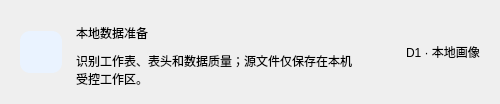
<widget class="QFrame" name="dataMainCard">
<property name="objectName"><string>heroCard</string></property>
<property name="visible"><bool>false</bool></property>
<property name="minimumSize"><size><width>0</width><height>104</height></size></property>
<property name="maximumSize"><size><width>16777215</width><height>118</height></size></property>
<property name="frameShape"><enum>QFrame::Shape::NoFrame</enum></property>
<layout class="QHBoxLayout" name="dataMainLayout">
<property name="spacing"><number>14</number></property>
<property name="leftMargin"><number>20</number></property>
<property name="topMargin"><number>16</number></property>
<property name="rightMargin"><number>20</number></property>
<property name="bottomMargin"><number>16</number></property>
<item><widget class="QLabel" name="dataIcon">
<property name="minimumSize"><size><width>42</width><height>42</height></size></property>
<property name="maximumSize"><size><width>42</width><height>42</height></size></property>
<property name="styleSheet"><string notr="true">background:#EAF3FF;border-radius:10px;padding:8px;</string></property>
<property name="text"><string></string></property>
<property name="pixmap"><pixmap resource="resources.qrc">:/icons/data.svg</pixmap></property>
<property name="scaledContents"><bool>false</bool></property>
<property name="alignment"><set>Qt::AlignmentFlag::AlignCenter</set></property>
</widget></item><item><layout class="QVBoxLayout" name="dataContextLayout">
<property name="spacing"><number>3</number></property>
<property name="leftMargin"><number>0</number></property>
<property name="topMargin"><number>0</number></property>
<property name="rightMargin"><number>0</number></property>
<property name="bottomMargin"><number>0</number></property>
<item><widget class="QLabel" name="dataContextTitle">
<property name="objectName"><string>sectionTitle</string></property>
<property name="text"><string>本地数据准备</string></property>
</widget></item><item><widget class="QLabel" name="dataSub">
<property name="objectName"><string>subText</string></property>
<property name="text"><string>识别工作表、表头和数据质量；源文件仅保存在本机受控工作区。</string></property>
<property name="wordWrap"><bool>true</bool></property>
</widget></item>
</layout></item><item><spacer name="dataHeaderFill">
<property name="orientation"><enum>Qt::Orientation::Horizontal</enum></property>
<property name="sizeHint" stdset="0"><size><width>40</width><height>20</height></size></property>
</spacer></item><item><widget class="QLabel" name="dataStageBadge">
<property name="objectName"><string>badgeBlue</string></property>
<property name="text"><string>D1 · 本地画像</string></property>
<property name="alignment"><set>Qt::AlignmentFlag::AlignCenter</set></property>
</widget></item>
</layout>
</widget>
